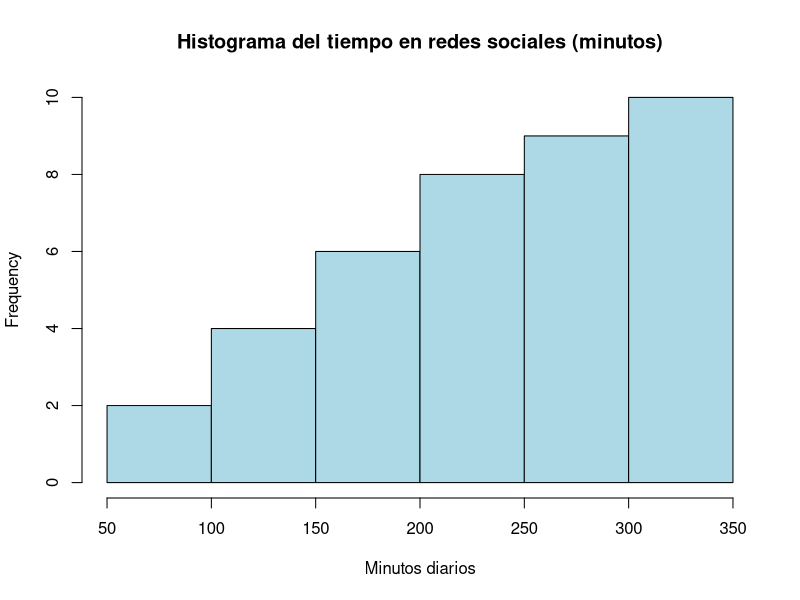

Reproduce this figure in R.
# Creamos un vector de datos numericos, en este caso reflejan tiempo, por ende, son variables cuantitativas. Para el histograma tienen que estar en orden (Teoricamente) igual R calcula el mayor y menor en una pasada. 

T  = c(63, 95, 120, 134, 145, 150, 160, 170, 185, 190, 195, 200, 210, 215, 220, 230, 235, 240, 245, 250, 255, 260, 270, 275, 280, 285, 290, 295, 300, 305, 310, 315, 320, 325, 330, 335, 340, 345, 350)

#Creamos un histograma,
hist(T, 
     main = "Histograma del tiempo en redes sociales (minutos)", 
     xlab = "Minutos diarios", 
     col = "lightblue", 
     border = "black") # Otro parametro importante es "break" que es cuantos intervalos quiero, si no lo coloco R los calcula automaticamente. 


